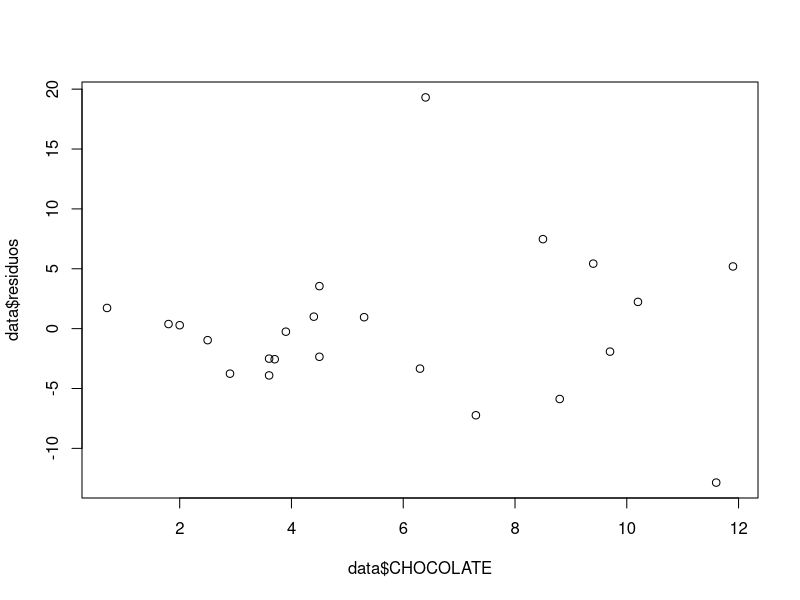

Write R code to recreate this figure.
data <- read.csv("NobelChocolate.csv")

# equis con guion es la media 
# S_x es la desviacion estandar

mi_escala <- function(datos_columna) {
  m <- mean(datos_columna)
  d <- sd(datos_columna)
  
  col <- c()
  
  for(x in datos_columna){
    r <- (x - m) / d
    col <- c(col, r)
  }
  
  return(col)
}

data$zx <- mi_escala(data$CHOCOLATE)
data$zy <- mi_escala(data$NOBEL)
data$zx_por_zy <- data$zx * data$zy

r <- sum(data$zx_por_zy) / (nrow(data) - 1)
r <- round(r, 3)

b1 <- r * (sd(data$NOBEL) / sd(data$CHOCOLATE))
b1 <- round(b1, 3)

b0 <- mean(data$NOBEL) - (b1 * mean(data$CHOCOLATE))
b0 <- round(b0, 3)

data$y_predic <- b0 + (b1*data$CHOCOLATE)
data$residuos <- data$NOBEL - data$y_predic

plot(data$CHOCOLATE, data$residuos)

s_pre <- sum((data$y_predic - mean(data$NOBEL)) ** 2)
s_y <- sum((data$NOBEL - mean(data$NOBEL)) ** 2)
r2 <- s_pre / s_y
r2

N <- nrow(data) # Total de observaciones
k <- 1          # Solo 'CHOCOLATE'

# Fórmula estándar del R2 ajustado
r22 <- 1 - ((1 - r2) * (N - 1) / (N - k - 1))
r22

regresion <- lm(formula = data$NOBEL ~ data$CHOCOLATE)
regresion
summary(regresion)
confint(regresion)
fitted(regresion)
residuals(regresion)
